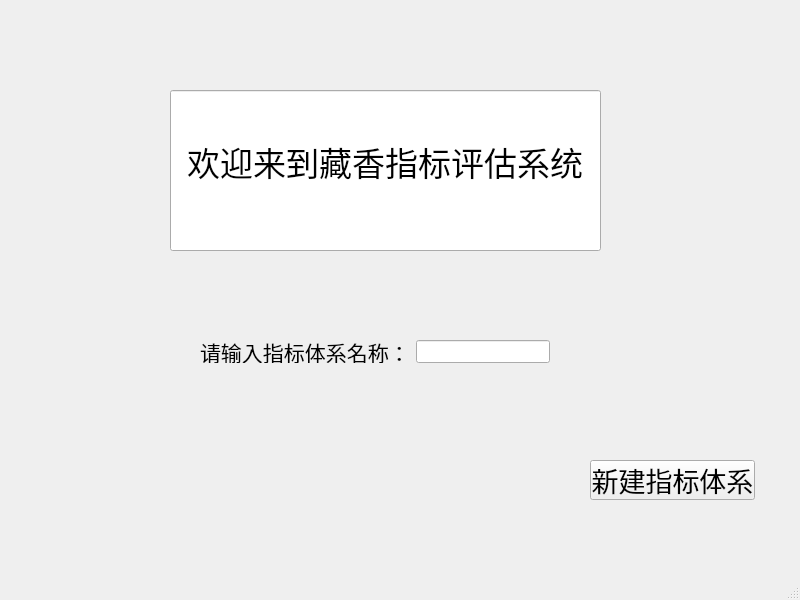
<?xml version="1.0" encoding="UTF-8"?>
<ui version="4.0">
 <class>mainWindow</class>
 <widget class="QMainWindow" name="mainWindow">
  <property name="geometry">
   <rect>
    <x>0</x>
    <y>0</y>
    <width>800</width>
    <height>600</height>
   </rect>
  </property>
  <property name="font">
   <font>
    <pointsize>20</pointsize>
    <weight>50</weight>
    <italic>false</italic>
    <bold>false</bold>
    <underline>false</underline>
   </font>
  </property>
  <property name="windowTitle">
   <string>欢迎界面</string>
  </property>
  <property name="layoutDirection">
   <enum>Qt::LeftToRight</enum>
  </property>
  <widget class="QWidget" name="centralwidget">
   <widget class="QLineEdit" name="lineEdit_2">
    <property name="geometry">
     <rect>
      <x>170</x>
      <y>90</y>
      <width>431</width>
      <height>161</height>
     </rect>
    </property>
    <property name="sizePolicy">
     <sizepolicy hsizetype="Expanding" vsizetype="Fixed">
      <horstretch>0</horstretch>
      <verstretch>0</verstretch>
     </sizepolicy>
    </property>
    <property name="font">
     <font>
      <family>Times New Roman</family>
      <pointsize>25</pointsize>
      <weight>50</weight>
      <italic>false</italic>
      <bold>false</bold>
      <underline>false</underline>
     </font>
    </property>
    <property name="tabletTracking">
     <bool>false</bool>
    </property>
    <property name="layoutDirection">
     <enum>Qt::LeftToRight</enum>
    </property>
    <property name="text">
     <string>欢迎来到藏香指标评估系统</string>
    </property>
    <property name="frame">
     <bool>true</bool>
    </property>
    <property name="echoMode">
     <enum>QLineEdit::Normal</enum>
    </property>
    <property name="cursorPosition">
     <number>12</number>
    </property>
    <property name="alignment">
     <set>Qt::AlignCenter</set>
    </property>
    <property name="dragEnabled">
     <bool>false</bool>
    </property>
    <property name="readOnly">
     <bool>true</bool>
    </property>
    <property name="clearButtonEnabled">
     <bool>false</bool>
    </property>
   </widget>
   <widget class="QPushButton" name="pushButton">
    <property name="geometry">
     <rect>
      <x>590</x>
      <y>460</y>
      <width>165</width>
      <height>40</height>
     </rect>
    </property>
    <property name="font">
     <font>
      <pointsize>20</pointsize>
     </font>
    </property>
    <property name="text">
     <string>新建指标体系</string>
    </property>
    <property name="checkable">
     <bool>false</bool>
    </property>
    <property name="autoRepeat">
     <bool>false</bool>
    </property>
    <property name="autoExclusive">
     <bool>false</bool>
    </property>
    <property name="autoDefault">
     <bool>false</bool>
    </property>
    <property name="default">
     <bool>false</bool>
    </property>
    <property name="flat">
     <bool>false</bool>
    </property>
   </widget>
   <widget class="QWidget" name="">
    <property name="geometry">
     <rect>
      <x>200</x>
      <y>340</y>
      <width>350</width>
      <height>23</height>
     </rect>
    </property>
    <layout class="QHBoxLayout" name="horizontalLayout">
     <item>
      <widget class="QLabel" name="label">
       <property name="font">
        <font>
         <pointsize>16</pointsize>
        </font>
       </property>
       <property name="text">
        <string>请输入指标体系名称：</string>
       </property>
      </widget>
     </item>
     <item>
      <widget class="QLineEdit" name="lineEdit">
       <property name="text">
        <string/>
       </property>
      </widget>
     </item>
    </layout>
   </widget>
  </widget>
  <widget class="QStatusBar" name="statusbar"/>
 </widget>
 <resources/>
 <connections>
  <connection>
   <sender>pushButton</sender>
   <signal>clicked()</signal>
   <receiver>mainWindow</receiver>
   <slot>hide()</slot>
   <hints>
    <hint type="sourcelabel">
     <x>664</x>
     <y>457</y>
    </hint>
    <hint type="destinationlabel">
     <x>664</x>
     <y>369</y>
    </hint>
   </hints>
  </connection>
 </connections>
</ui>
